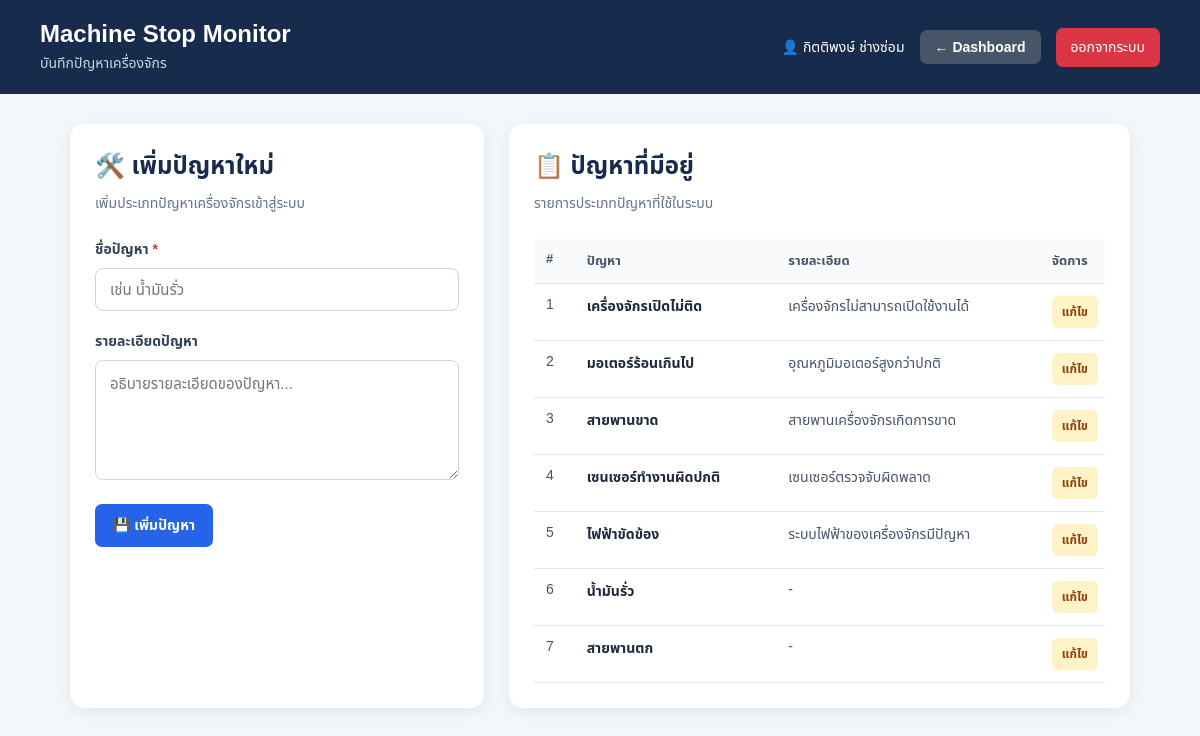
Screenshot of /problem.php (signed in) with the database file from the repository.
### tables this page shows
CREATE TABLE problems (
    id INTEGER PRIMARY KEY AUTOINCREMENT,
    problem_name TEXT NOT NULL UNIQUE,
    description TEXT
);

### problem.php (the view, shortened to what this page needs)
<?php
require_once 'db.php';
$user = $_SESSION['user'];
$editProblem = null;
$stmt = $db->prepare("
    SELECT
        id,
        problem_name,
        description
    FROM problems
    ORDER BY id ASC
");
$stmt->execute();
$problems = $stmt->fetchAll();
?>
<!DOCTYPE html>
<html lang="th">
<head>
    <link
        rel="stylesheet"
        href="css/style.css"
    >
</head>
<body class="dashboard-page">
    <header class="dashboard-header">
        <div>
            <a
                href="dashboard.php"
                class="site-logo"
            >
                Machine Stop Monitor
            </a>
            <p>
                บันทึกปัญหาเครื่องจักร
            </p>
        </div>
        <div class="user-area">
            <span>
                👤
                <?php
                echo htmlspecialchars(
                    $user['full_name']
                );
                ?>
            </span>
            <a
                href="dashboard.php"
                class="back-btn"
            >
                ← Dashboard
            </a>
            <a
                href="logout.php"
                class="logout-btn"
            >
                ออกจากระบบ
            </a>
        </div>
    </header>
    <main class="problem-container">
        <div class="problem-grid">
            <section class="problem-card">
                <?php if ($editProblem): ?>
                    <h2>
                        ✏️ แก้ไขปัญหา
                    </h2>
                    <p>
                        แก้ไขข้อมูลประเภทปัญหา
                    </p>
                <?php else: ?>
                    <h2>
                        🛠️ เพิ่มปัญหาใหม่
                    </h2>
                    <p>
                        เพิ่มประเภทปัญหาเครื่องจักรเข้าสู่ระบบ
                    </p>
                <?php endif; ?>
                <form method="POST">
                    <div class="form-group">
                        <label for="problem_name">
                            ชื่อปัญหา
                            <span>*</span>
                        </label>
                        <input
                            type="text"
                            name="problem_name"
                            id="problem_name"
                            placeholder="เช่น น้ำมันรั่ว"
                            value="<?php
                            if ($editProblem) {
                                echo htmlspecialchars(
                                    $editProblem['problem_name']
                                );
                            } else {
                                echo htmlspecialchars(
                                    $_POST['problem_name']
                                    ?? ''
                                );
                            }
                            ?>"
                            required
                        >
                    </div>
                    <div class="form-group">
                        <label for="description">
                            รายละเอียดปัญหา
                        </label>
                        <textarea
                            name="description"
                            id="description"
                            placeholder="อธิบายรายละเอียดของปัญหา..."
                        ><?php
                        ?></textarea>
                    </div>
                    <div class="problem-actions">
                        <button
                            type="submit"
                            class="save-problem-btn"
                        >
                            💾
                            <?php
                            echo $editProblem
                                ? 'บันทึกการแก้ไข'
                                : 'เพิ่มปัญหา';
                            ?>
                        </button>
                    </div>
                </form>
            </section>
            <section class="problem-card">
                <h2>
                    📋 ปัญหาที่มีอยู่
                </h2>
                <p>
                    รายการประเภทปัญหาที่ใช้ในระบบ
                </p>
                <?php if (count($problems) > 0): ?>
                    <div class="problem-table-wrapper">
                        <table class="problem-table">
                            <thead>
                                <tr>
                                    <th>
                                        #
                                    </th>
                                    <th>
                                        ปัญหา
                                    </th>
                                    <th>
                                        รายละเอียด
                                    </th>
                                    <th>
                                        จัดการ
                                    </th>
                                </tr>
                            </thead>
                            <tbody>
                                <?php foreach (
                                    $problems as $problem
                                ): ?>
                                    <tr>
                                        <td>
                                            <?php
                                            echo htmlspecialchars(
                                                $problem['id']
                                            );
                                            ?>
                                        </td>
                                        <td>
                                            <div class="problem-name">
                                                <?php
                                                echo htmlspecialchars(
                                                    $problem['problem_name']
                                                );
                                                ?>
                                            </div>
                                        </td>
                                        <td>
                                            <?php
                                            if (
                                                !empty(
                                                    $problem['description']
                                                )
                                            ) {
                                                echo htmlspecialchars(
                                                    $problem['description']
                                                );
                                            } else {
                                                echo '-';
                                            }
                                            ?>
                                        </td>
                                        <td>
                                            <a
                                                href="problem.php?edit=<?php
                                                    echo $problem['id'];
                                                ?>"
                                                class="problem-edit-btn"
                                            >
                                                แก้ไข
                                            </a>
                                        </td>
                                    </tr>
                                <?php endforeach; ?>
                            </tbody>
                        </table>
                    </div>
                <?php else: ?>
                    <div class="empty-data">
                        ยังไม่มีข้อมูลปัญหา
                    </div>
                <?php endif; ?>
            </section>
        </div>
    </main>
</body>
</html>

### css/style.css (style rules this page uses)
* { box-sizing: border-box; margin: 0; padding: 0; }
body { font-family: Arial, "Noto Sans Thai", sans-serif; }
.form-group { margin-bottom: 20px; }
.form-group label { display: block; margin-bottom: 8px; color: #334155; font-weight: bold; font-size: 14px; }
.form-group label span { color: #dc3545; }
.form-group input[type="text"], .form-group input[type="password"], .form-group select, .form-group textarea { width: 100%; box-sizing: border-box; padding: 12px 14px; border: 1px solid #cbd5e1; border-radius: 8px; background: white; color: #1e293b; font-family: inherit; font-size: 15px; outline: none; transition: 0.2s; }
.form-group textarea { resize: vertical; min-height: 120px; }
.dashboard-page { margin: 0; background: #f3f6fb; color: #1f2937; min-height: 100vh; }
.dashboard-header { background: #172b4d; color: white; padding: 20px 40px; display: flex; justify-content: space-between; align-items: center; gap: 20px; }
.site-logo { display: inline-block; color: white; text-decoration: none; font-size: 24px; font-weight: bold; transition: 0.2s; }
.dashboard-header p { margin: 5px 0 0; color: #cbd5e1; font-size: 14px; }
.user-area { display: flex; align-items: center; gap: 15px; font-size: 14px; }
.logout-btn { text-decoration: none; color: white; background: #dc3545; padding: 9px 15px; border-radius: 7px; transition: 0.2s; }
.back-btn { display: inline-block; background: #475569; color: white; text-decoration: none; border-radius: 7px; padding: 9px 15px; font-size: 14px; font-weight: bold; transition: 0.2s; }
table { width: 100%; border-collapse: collapse; min-width: 750px; }
thead { background: #f1f5f9; }
th { text-align: left; padding: 13px; font-size: 14px; color: #475569; }
td { padding: 14px 13px; border-top: 1px solid #e5e7eb; font-size: 14px; vertical-align: middle; }

### problem.php (style rules this page uses)
.problem-container { max-width: 1100px; margin: 30px auto; padding: 0 20px; }
.problem-grid { display: grid; grid-template-columns: minmax(300px, 1fr) minmax(400px, 1.5fr); gap: 25px; }
.problem-card { background: white; border-radius: 14px; padding: 25px; box-shadow: 0 4px 15px rgba(0, 0, 0, 0.07); }
.problem-card h2 { margin: 0 0 8px; color: #172b4d; }
.problem-card > p { color: #64748b; margin: 0 0 25px; font-size: 14px; }
.problem-card .form-group { margin-bottom: 20px; }
.problem-card .form-group label { display: block; margin-bottom: 8px; color: #334155; font-weight: bold; }
.problem-card .form-group label span { color: #dc3545; }
.problem-card .form-group input, .problem-card .form-group textarea { width: 100%; box-sizing: border-box; padding: 12px 14px; border: 1px solid #cbd5e1; border-radius: 8px; font-family: inherit; font-size: 15px; outline: none; }
.problem-card .form-group textarea { min-height: 120px; resize: vertical; }
.problem-actions { display: flex; gap: 10px; margin-top: 20px; }
.save-problem-btn { border: none; background: #2563eb; color: white; padding: 11px 18px; border-radius: 7px; cursor: pointer; font-family: inherit; font-size: 14px; font-weight: bold; }
.problem-table-wrapper { width: 100%; overflow-x: auto; }
.problem-table { width: 100%; min-width: 650px; border-collapse: collapse; }
.problem-table th, .problem-table td { padding: 12px; border-bottom: 1px solid #e2e8f0; text-align: left; vertical-align: top; }
.problem-table th { background: #f8fafc; color: #475569; font-size: 13px; }
.problem-table td { color: #475569; font-size: 14px; }
.problem-name { font-weight: bold; color: #1e293b; }
.problem-edit-btn { display: inline-block; padding: 7px 10px; background: #fef3c7; color: #92400e; text-decoration: none; border-radius: 6px; font-size: 12px; font-weight: bold; margin-right: 4px; }

### rows the page displays
problems: id "1", problem_name "เครื่องจักรเปิดไม่ติด", description "เครื่องจักรไม่สามารถเปิดใช้งานได้"
problems: id "2", problem_name "มอเตอร์ร้อนเกินไป", description "อุณหภูมิมอเตอร์สูงกว่าปกติ"
problems: id "3", problem_name "สายพานขาด", description "สายพานเครื่องจักรเกิดการขาด"
problems: id "4", problem_name "เซนเซอร์ทำงานผิดปกติ", description "เซนเซอร์ตรวจจับผิดพลาด"
problems: id "5", problem_name "ไฟฟ้าขัดข้อง", description "ระบบไฟฟ้าของเครื่องจักรมีปัญหา"
problems: id "6", problem_name "น้ำมันรั่ว"
problems: id "7", problem_name "สายพานตก"

### other values shown
$user['full_name'] "กิตติพงษ์ ช่างซ่อม"
